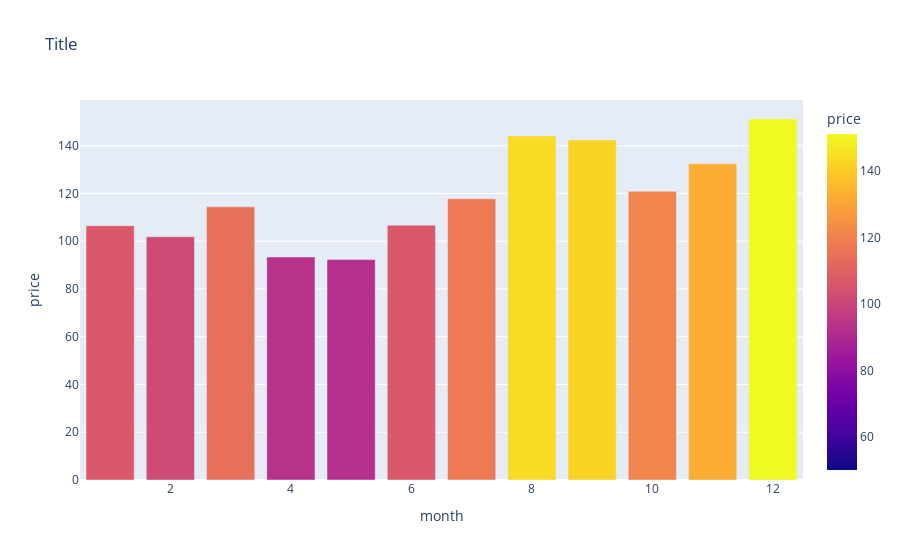

The notebook cell saved with this chart:
### Code cell
profile_monthly = data.groupby('month')['price'].mean().reset_index()
color_range = [50, profile_monthly['price'].max()]
fig = px.bar(
    profile_monthly,
    x='month',
    y='price',
    title='Title',
    color='price',
    color_continuous_scale='Plasma',
    range_color=color_range,
)
fig.show()

### Figure 1 — Plotly figure (JSON) as saved in the notebook; plotly's stock layout.template omitted (floating-point values rounded to 4 significant figures)
{"data": [{"hovertemplate": "month=%{x}<br>price=%{marker.color}<extra></extra>", "legendgroup": "", "marker": {"color": [106.5, 101.9, 114.4, 93.37, 92.3, 106.7, 117.8, 144.1, 142.4, 120.9, 132.4, 151.2], "coloraxis": "coloraxis", "pattern": {"shape": ""}}, "name": "", "orientation": "v", "showlegend": false, "textposition": "auto", "type": "bar", "x": [1, 2, 3, 4, 5, 6, 7, 8, 9, 10, 11, 12], "xaxis": "x", "y": [106.5, 101.9, 114.4, 93.37, 92.3, 106.7, 117.8, 144.1, 142.4, 120.9, 132.4, 151.2], "yaxis": "y"}], "layout": {"barmode": "relative", "coloraxis": {"cmax": 151.2, "cmin": 50, "colorbar": {"title": {"text": "price"}}, "colorscale": [[0, "#0d0887"], [0.1111, "#46039f"], [0.2222, "#7201a8"], [0.3333, "#9c179e"], [0.4444, "#bd3786"], [0.5556, "#d8576b"], [0.6667, "#ed7953"], [0.7778, "#fb9f3a"], [0.8889, "#fdca26"], [1, "#f0f921"]]}, "legend": {"tracegroupgap": 0}, "title": {"text": "Title"}, "xaxis": {"anchor": "y", "domain": [0, 1], "title": {"text": "month"}}, "yaxis": {"anchor": "x", "domain": [0, 1], "title": {"text": "price"}}}}
